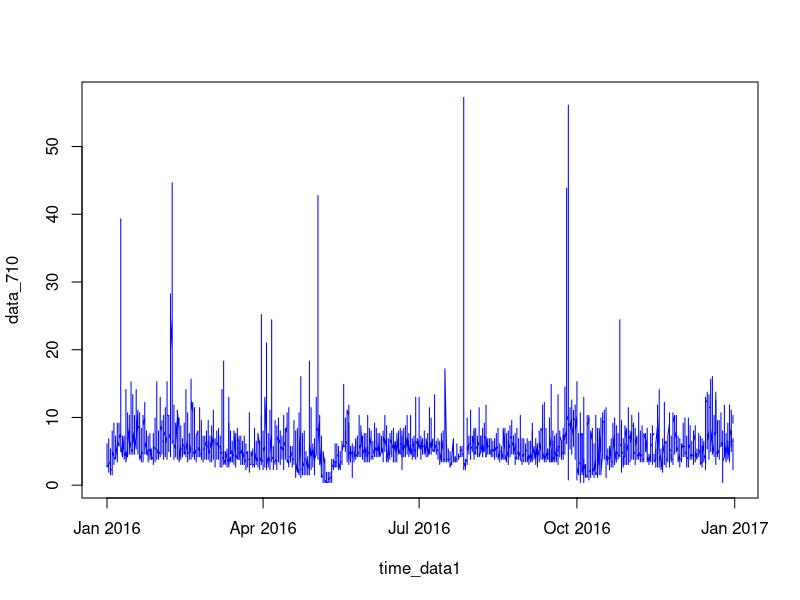

Reproduce this figure in R. (Note: this script raises an error after producing the figure.)
#7.1,load and clean data
so2_data <- read.csv(file = 'AQ_SO2-20160101-20161231.csv',header = T)
colnames(so2_data)
head(so2_data)
data_annan <- so2_data $ANNAN
data_710 <- so2_data $XCNAQ710
data_968 <- so2_data $XCNAQ968
data_annan[which(data_annan==-99999)] <- NA
data_710[which(data_710==-99999)] <- NA
data_968[which(data_968==-99999)] <- NA

#7.2 Plot the time series of a certain variable.
time_data <- so2_data $Time
time_data1 <- as.Date(time_data)
plot(time_data1,data_710,col='blue',type='l')


# 7.3 Conduct at least 5 simple statistical checks 
data_710_new <- na.omit(data_710)
num <- length(data_710_new)           #可用值的数量
data_710_mean <- mean(data_710_new)   #数据的平均值
print(data_710_mean)                  
variance <- var(data_710_new)         #数据的方差
std <- sd(data_710_new)               #数据的标准差

#统计检验参考链接 https://blog.csdn.net/qq_36608036/article/details/100394010

#Z test
z.test(x=data_710_new,alternative = 'two.sided',mu =data_710_mean ,sigma.x = std,conf.level = 0.95)

#t test
t.test(x=data_710_new,alternative = c('two.sided','less','greater'),mu = data_710_mean,sigma.x = std,conf.level = 0.95)

#威尔科克森符号秩检验
wilcox.test(x= data_710_new,mu=data_710_mean)

#卡方检验
chisq.test(x=data_710_new)

#相关性检验
cor.test(data_710_new,log(data_710_new),alternative = c('two.sided','less','greater'),conf.level = 0.95)


